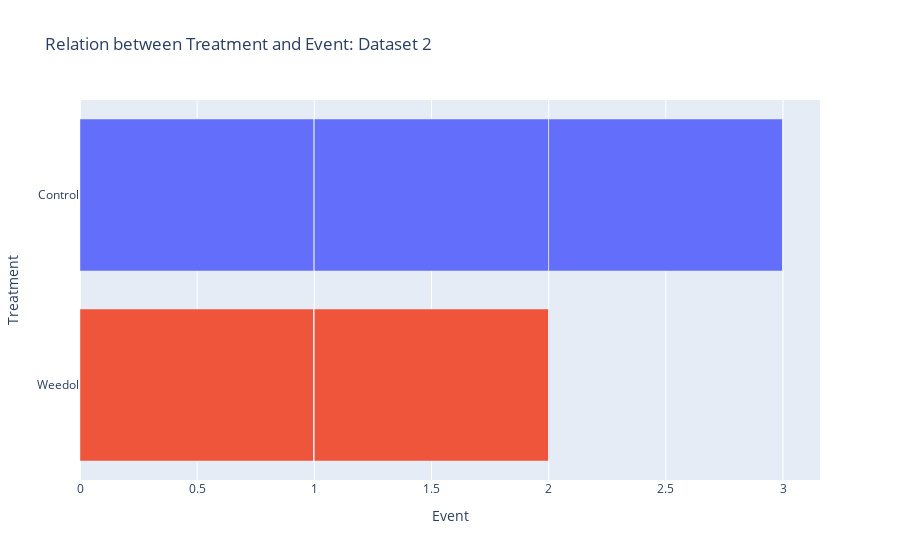

Write notebook code for a chart like this one.
### Code cell
fig = px.bar(df4, x='Event', y='Treatment', color='Treatment' ,title='Relation between Treatment and Event: Dataset 2')
fig.update_layout(showlegend=False)

### Figure 1 — Plotly figure (JSON) as saved in the notebook; plotly's stock layout.template omitted (floating-point values rounded to 4 significant figures)
{"data": [{"alignmentgroup": "True", "hovertemplate": "Treatment=%{y}<br>Event=%{x}<extra></extra>", "legendgroup": "Control", "marker": {"color": "#636efa", "pattern": {"shape": ""}}, "name": "Control", "offsetgroup": "Control", "orientation": "h", "showlegend": true, "textposition": "auto", "type": "bar", "x": [1, 0, 0, 0, 0, 0, 1, 0, 0, 0, 0, 0, 0, 0, 0, 0, 0, 0, 0, 0, 0, 0, 0, 0, 0, 0, 0, 0, 0, 0, 0, 0, 0, 0, 0, 0, 0, 0, 0, 0, 0, 1, 0, 0, 0, 0, 0, 0, 0, 0, 0, 0, 0], "xaxis": "x", "y": ["Control", "Control", "Control", "Control", "Control", "Control", "Control", "Control", "Control", "Control", "Control", "Control", "Control", "Control", "Control", "Control", "Control", "Control", "Control", "Control", "Control", "Control", "Control", "Control", "Control", "Control", "Control", "Control", "Control", "Control", "Control", "Control", "Control", "Control", "Control", "Control", "Control", "Control", "Control", "Control", "Control", "Control", "Control", "Control", "Control", "Control", "Control", "Control", "Control", "Control", "Control", "Control", "Control"], "yaxis": "y"}, {"alignmentgroup": "True", "hovertemplate": "Treatment=%{y}<br>Event=%{x}<extra></extra>", "legendgroup": "Weedol", "marker": {"color": "#EF553B", "pattern": {"shape": ""}}, "name": "Weedol", "offsetgroup": "Weedol", "orientation": "h", "showlegend": true, "textposition": "auto", "type": "bar", "x": [0, 0, 0, 0, 0, 0, 0, 0, 0, 0, 0, 0, 0, 0, 0, 0, 0, 0, 1, 0, 0, 0, 0, 0, 0, 0, 0, 0, 0, 0, 0, 0, 0, 0, 0, 0, 0, 0, 0, 0, 0, 0, 0, 0, 0, 0, 0, 0, 1, 0, 0, 0, 0, 0], "xaxis": "x", "y": ["Weedol", "Weedol", "Weedol", "Weedol", "Weedol", "Weedol", "Weedol", "Weedol", "Weedol", "Weedol", "Weedol", "Weedol", "Weedol", "Weedol", "Weedol", "Weedol", "Weedol", "Weedol", "Weedol", "Weedol", "Weedol", "Weedol", "Weedol", "Weedol", "Weedol", "Weedol", "Weedol", "Weedol", "Weedol", "Weedol", "Weedol", "Weedol", "Weedol", "Weedol", "Weedol", "Weedol", "Weedol", "Weedol", "Weedol", "Weedol", "Weedol", "Weedol", "Weedol", "Weedol", "Weedol", "Weedol", "Weedol", "Weedol", "Weedol", "Weedol", "Weedol", "Weedol", "Weedol", "Weedol"], "yaxis": "y"}], "layout": {"autosize": true, "barmode": "relative", "legend": {"title": {"text": "Treatment"}, "tracegroupgap": 0}, "showlegend": false, "title": {"text": "Relation between Treatment and Event: Dataset 2"}, "xaxis": {"anchor": "y", "autorange": true, "domain": [0, 1], "range": [0, 3.158], "title": {"text": "Event"}, "type": "linear"}, "yaxis": {"anchor": "x", "autorange": true, "categoryarray": ["Weedol", "Control"], "categoryorder": "array", "domain": [0, 1], "range": [-0.5, 1.5], "title": {"text": "Treatment"}, "type": "category"}}}
